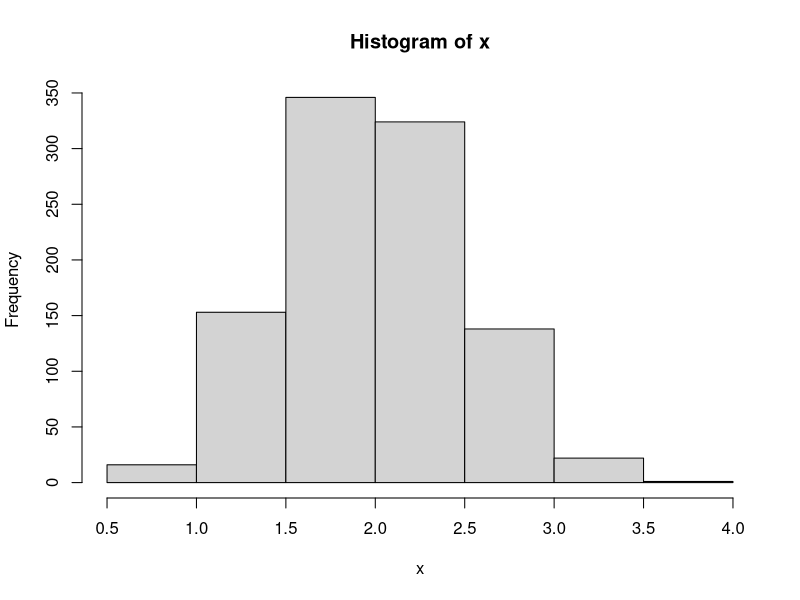
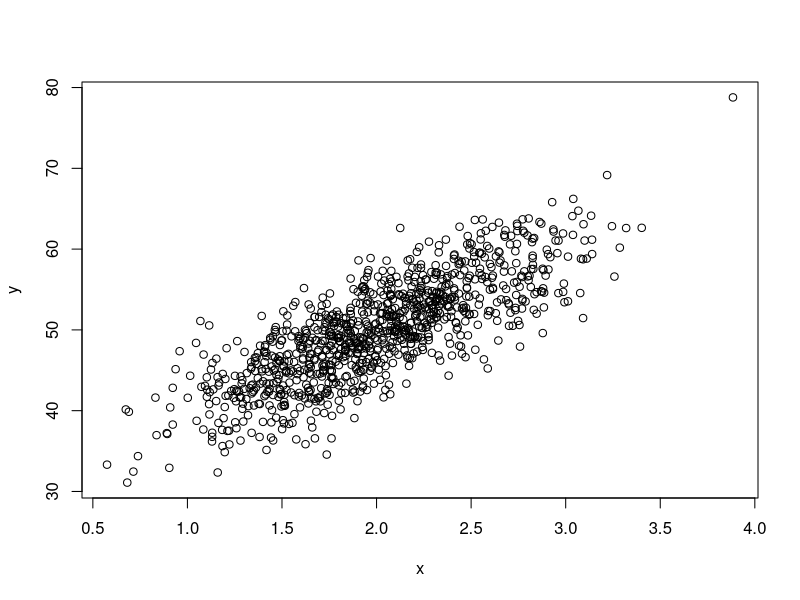

These charts were generated, in order, by the following R code:
## ---- chunk 1
knitr::opts_chunk$set(echo = TRUE)
library(tidyverse)
## ---- chunk 2
x <- rnorm(1000, m = 2, sd = 0.5)

hist(x)

y = 30 + 10*x+ rnorm(1000, m = 0, sd = 3.9)
plot(x,y)
## ---- chunk 3
m <- lm(y~x)
sd(resid(m))
